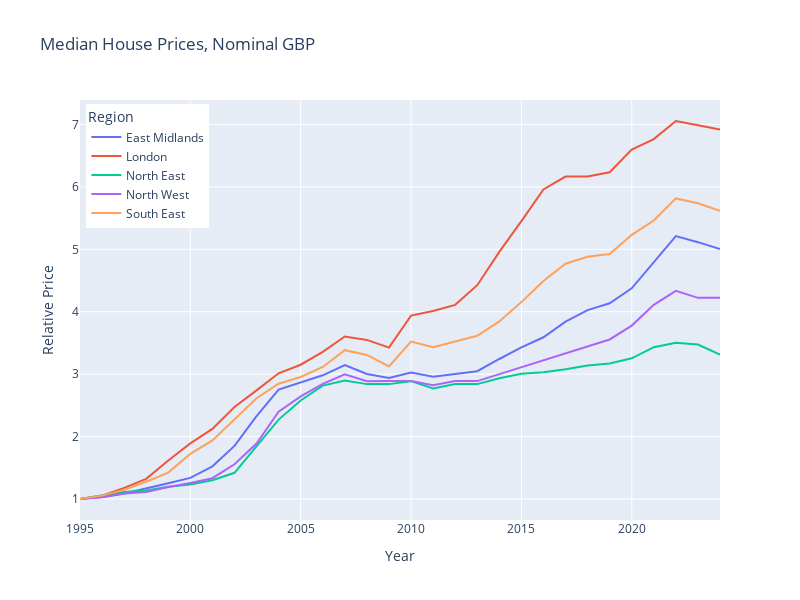

The cell this chart's notebook holds for it:
### Code cell
# Nominal, Median

df_screened = (
    df[df['region']
       .isin(['London','South East', 'East Midlands','North West','North East'])]
       .groupby(['Year','region'])['0.50'].sum().unstack()
)

import plotly.express as px
fig = px.line(df_screened.apply(lambda x:x/x.iloc[0]),
              labels={
                  'index':'Year',
                  'value':'Relative Price'
              },
              width=800, height=600,
              title='Median House Prices, Nominal GBP')

fig.update_layout(legend=dict(
    title='Region',
    yanchor="top",
    y=0.99,
    xanchor="left",
    x=0.01
))

fig.show()

### Figure 1 — Plotly figure (JSON) as saved in the notebook; plotly's stock layout.template omitted (floating-point values rounded to 4 significant figures)
{"data": [{"hovertemplate": "region=East Midlands<br>Year=%{x}<br>Relative Price=%{y}<extra></extra>", "legendgroup": "East Midlands", "line": {"color": "#636efa", "dash": "solid"}, "marker": {"symbol": "circle"}, "mode": "lines", "name": "East Midlands", "orientation": "v", "showlegend": true, "type": "scatter", "x": [1995, 1996, 1997, 1998, 1999, 2000, 2001, 2002, 2003, 2004, 2005, 2006, 2007, 2008, 2009, 2010, 2011, 2012, 2013, 2014, 2015, 2016, 2017, 2018, 2019, 2020, 2021, 2022, 2023, 2024], "xaxis": "x", "y": [1, 1.034, 1.088, 1.164, 1.251, 1.338, 1.523, 1.85, 2.329, 2.753, 2.873, 2.982, 3.145, 3.003, 2.938, 3.025, 2.96, 3.003, 3.047, 3.243, 3.428, 3.591, 3.841, 4.026, 4.135, 4.374, 4.788, 5.212, 5.114, 5.004], "yaxis": "y"}, {"hovertemplate": "region=London<br>Year=%{x}<br>Relative Price=%{y}<extra></extra>", "legendgroup": "London", "line": {"color": "#EF553B", "dash": "solid"}, "marker": {"symbol": "circle"}, "mode": "lines", "name": "London", "orientation": "v", "showlegend": true, "type": "scatter", "x": [1995, 1996, 1997, 1998, 1999, 2000, 2001, 2002, 2003, 2004, 2005, 2006, 2007, 2008, 2009, 2010, 2011, 2012, 2013, 2014, 2015, 2016, 2017, 2018, 2019, 2020, 2021, 2022, 2023, 2024], "xaxis": "x", "y": [1, 1.055, 1.178, 1.323, 1.617, 1.891, 2.123, 2.473, 2.74, 3.014, 3.151, 3.356, 3.603, 3.548, 3.425, 3.939, 4.011, 4.11, 4.425, 4.959, 5.452, 5.959, 6.165, 6.165, 6.233, 6.596, 6.765, 7.055, 6.987, 6.918], "yaxis": "y"}, {"hovertemplate": "region=North East<br>Year=%{x}<br>Relative Price=%{y}<extra></extra>", "legendgroup": "North East", "line": {"color": "#00cc96", "dash": "solid"}, "marker": {"symbol": "circle"}, "mode": "lines", "name": "North East", "orientation": "v", "showlegend": true, "type": "scatter", "x": [1995, 1996, 1997, 1998, 1999, 2000, 2001, 2002, 2003, 2004, 2005, 2006, 2007, 2008, 2009, 2010, 2011, 2012, 2013, 2014, 2015, 2016, 2017, 2018, 2019, 2020, 2021, 2022, 2023, 2024], "xaxis": "x", "y": [1, 1.053, 1.112, 1.136, 1.195, 1.231, 1.302, 1.42, 1.845, 2.272, 2.578, 2.817, 2.899, 2.84, 2.84, 2.888, 2.769, 2.84, 2.84, 2.935, 3.006, 3.03, 3.077, 3.138, 3.172, 3.254, 3.432, 3.503, 3.473, 3.312], "yaxis": "y"}, {"hovertemplate": "region=North West<br>Year=%{x}<br>Relative Price=%{y}<extra></extra>", "legendgroup": "North West", "line": {"color": "#ab63fa", "dash": "solid"}, "marker": {"symbol": "circle"}, "mode": "lines", "name": "North West", "orientation": "v", "showlegend": true, "type": "scatter", "x": [1995, 1996, 1997, 1998, 1999, 2000, 2001, 2002, 2003, 2004, 2005, 2006, 2007, 2008, 2009, 2010, 2011, 2012, 2013, 2014, 2015, 2016, 2017, 2018, 2019, 2020, 2021, 2022, 2023, 2024], "xaxis": "x", "y": [1, 1.029, 1.089, 1.111, 1.193, 1.256, 1.333, 1.556, 1.889, 2.4, 2.644, 2.843, 2.999, 2.888, 2.889, 2.889, 2.822, 2.889, 2.889, 3, 3.111, 3.222, 3.333, 3.444, 3.556, 3.778, 4.111, 4.333, 4.222, 4.222], "yaxis": "y"}, {"hovertemplate": "region=South East<br>Year=%{x}<br>Relative Price=%{y}<extra></extra>", "legendgroup": "South East", "line": {"color": "#FFA15A", "dash": "solid"}, "marker": {"symbol": "circle"}, "mode": "lines", "name": "South East", "orientation": "v", "showlegend": true, "type": "scatter", "x": [1995, 1996, 1997, 1998, 1999, 2000, 2001, 2002, 2003, 2004, 2005, 2006, 2007, 2008, 2009, 2010, 2011, 2012, 2013, 2014, 2015, 2016, 2017, 2018, 2019, 2020, 2021, 2022, 2023, 2024], "xaxis": "x", "y": [1, 1.054, 1.146, 1.277, 1.423, 1.723, 1.938, 2.277, 2.615, 2.846, 2.954, 3.115, 3.384, 3.308, 3.123, 3.523, 3.431, 3.523, 3.615, 3.845, 4.154, 4.492, 4.769, 4.881, 4.923, 5.231, 5.462, 5.815, 5.738, 5.615], "yaxis": "y"}], "layout": {"height": 600, "legend": {"title": {"text": "Region"}, "tracegroupgap": 0, "x": 0.01, "xanchor": "left", "y": 0.99, "yanchor": "top"}, "title": {"text": "Median House Prices, Nominal GBP"}, "width": 800, "xaxis": {"anchor": "y", "domain": [0, 1], "title": {"text": "Year"}}, "yaxis": {"anchor": "x", "domain": [0, 1], "title": {"text": "Relative Price"}}}}
